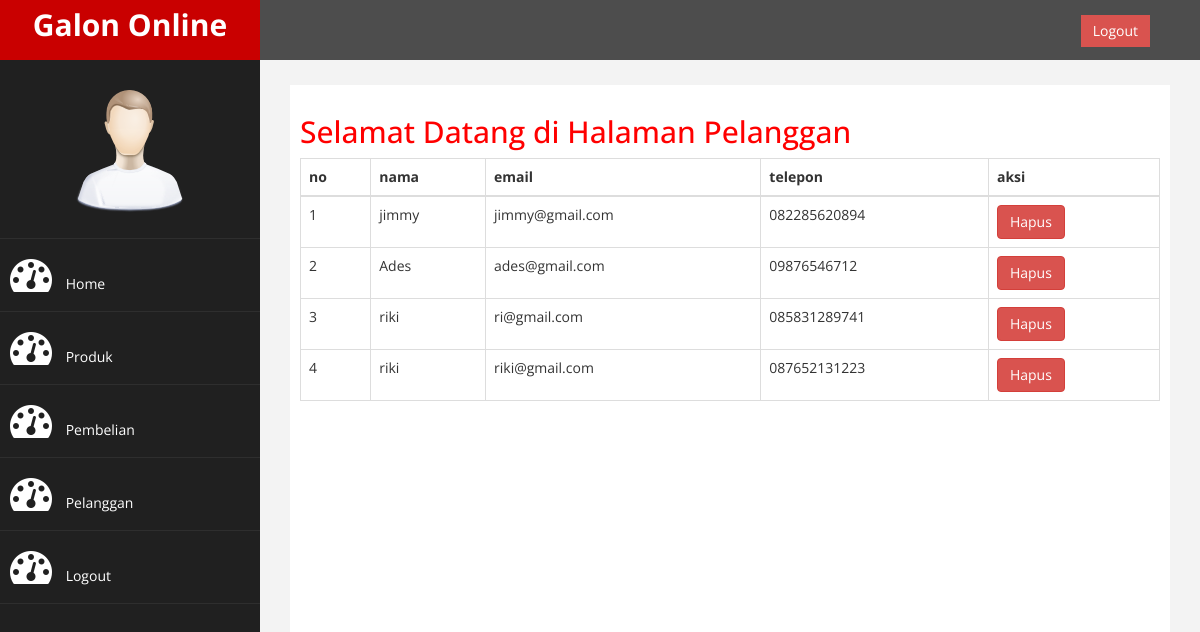
Page /admin/index.php?halaman=pelanggan (signed in) on the committed database.
### tables this page shows
CREATE TABLE `pelanggan` (
  `id_pelanggan` int(11) NOT NULL,
  `email_pelanggan` varchar(100) NOT NULL,
  `password_pelanggan` varchar(100) NOT NULL,
  `nama_pelanggan` varchar(100) NOT NULL,
  `telepon_pelanggan` varchar(100) NOT NULL,
  `alamat_pelanggan` text NOT NULL
);

### admin/pelanggan.php (the view)
<h2>Selamat Datang di Halaman Pelanggan</h2>
<table class="table table-bordered">
	<thead>
		<tr>
			<th>no</th>
			<th>nama</th>
			<th>email</th>
			<th>telepon</th>
			<th>aksi</th>
		</tr>
	</thead>
	<tbody>
		<?php $nomor=1; ?>
		<?php $ambil=$koneksi->query("SELECT * FROM pelanggan"); ?>
		<?php while ($pecah=$ambil->fetch_assoc()) { ?>
		<tr>
			<td><?php echo $nomor; ?></td>
			<td><?php echo $pecah['nama_pelanggan']; ?></td>
			<td><?php echo $pecah['email_pelanggan']; ?></td>
			<td><?php echo $pecah['telepon_pelanggan']; ?></td>
			<td>
				<a href="index.php?halaman=hapuspelanggan&id=<?php echo $pecah['id_pelanggan']; ?>" class="btn-danger btn">Hapus</a>
			</td>
		</tr>
	<?php $nomor++; ?>
	<?php } ?>
	</tbody>
</table>

### admin/assets/css/custom.css (style rules this page uses)
body { font-family: 'Open Sans', sans-serif; }
h2 { color: #f00; }

### rows in the picture
pelanggan: nama_pelanggan "jimmy", email_pelanggan "jimmy@gmail.com", telepon_pelanggan "082285620894"
pelanggan: nama_pelanggan "Ades", email_pelanggan "ades@gmail.com", telepon_pelanggan "09876546712"
pelanggan: nama_pelanggan "riki", email_pelanggan "ri@gmail.com", telepon_pelanggan "085831289741"
pelanggan: nama_pelanggan "riki", email_pelanggan "riki@gmail.com", telepon_pelanggan "087652131223"
